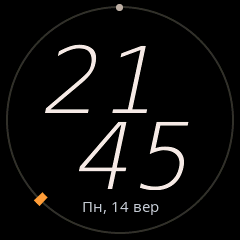
#> input picture tests/e2e/snapshots/al_01_alarm_enabled_0730.png, 240 x 240 px
$ python trace_mask.py ../../tests/e2e/snapshots/al_01_alarm_enabled_0730.png out.png
#> lines starting #> are read from the running program, lines starting #| are printed output that depends on the picture; after the words box and inside, x2 and y2 are one past the last pixel; in counts of white or black regions, pixels touching at a corner belong together
#!/usr/bin/env python3
"""Витягти силует зі знімка екрана й перетворити на SVG.

Знімок — кольорова фігура на строкатому тлі (текст, картки повідомлень). Тло
неоднорідне, тож поріг по яскравості не годиться: беремо піксель, що
достатньо насичений і близький до кольору самої фігури, лишаємо найбільшу
зв'язну область і затягуємо в ній дірки — інакше тонкі внутрішні лінії
розрізають знак на смуги.

Контур обводиться marching squares зі scikit-image і спрощується
Рамером–Дугласом–Пекером: на 40 px від тисячі точок однаково лишиться
десяток, а дрібні сходинки лише роздувають файл.

    .venv/bin/python tools/images/trace_mask.py esphome/images/src/каб.png \
        esphome/images/threat_kab.svg
    .venv/bin/python tools/images/trace_mask.py esphome/images/src/балістика.png \
        esphome/images/threat_ballistic.svg --rotate 45

Знімки-джерела лежать у esphome/images/src/ і не комітяться: це чужа графіка.
Обведені SVG — комітяться.
"""
import argparse

import numpy as np
from PIL import Image
from skimage import measure, morphology
from scipy import ndimage


def figure_mask(im: Image.Image) -> np.ndarray:
    a = np.asarray(im.convert("RGB")).astype(np.int16)
    sat = a.max(2) - a.min(2)
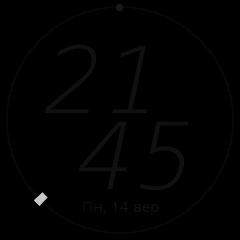
#> sat: shape (240, 240) int16; min 0, max 198, mean 1.3
    cand = sat > 40
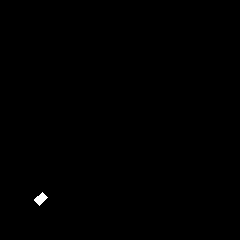
#> cand: shape (240, 240) bool; 0.17% white; 1 white region, box (x1, y1, x2, y2) and area: (34, 192, 48, 206) 98
    if cand.sum() < 50:
        cand = sat > 20
    ref = np.median(a[cand], axis=0)
#> ref = [255, 157, 57]
    m = (np.abs(a - ref).sum(2) < 140) & (sat > 20)
#> m: shape (240, 240) bool; 0.15% white; 1 white region, box (x1, y1, x2, y2) and area: (34, 193, 47, 206) 86

    # найбільша зв'язна область — це знак; решта то текст і рамки навколо
    lab, n = ndimage.label(m)
#> n = 1
    if n:
        m = lab == (np.bincount(lab.ravel())[1:].argmax() + 1)
    # зімкнути розриви й залити внутрішні дірки: у вихідних знаках є тонкі
    # світлі лінії, через які силует розпадався на горизонтальні смуги
    m = morphology.closing(m, morphology.disk(2))
    return ndimage.binary_fill_holes(m)


def to_path(m: np.ndarray, grid: int = 100, pad: float = 4.0, eps: float = 0.8) -> str:
#> called with grid = 100, pad = 4, eps = 0.8
    ys, xs = np.nonzero(m)
#> ys = 86 values from 193 to 205; xs = 86 values, max 46 at index 29, min 34 at index 50, mean 40.1
    crop = m[ys.min(): ys.max() + 1, xs.min(): xs.max() + 1]
    h, w = crop.shape
#> h = 13; w = 13
    scale = (grid - 2 * pad) / max(h, w)
#> scale = 7.08
    ox = (grid - w * scale) / 2
#> ox = 4
    oy = (grid - h * scale) / 2
#> oy = 4

    parts = []
    for c in measure.find_contours(np.pad(crop, 1).astype(float), 0.5):
        c = measure.approximate_polygon(c, tolerance=eps / scale)
        if len(c) < 3:
            continue
        pts = [f"{(x - 1) * scale + ox:.1f} {(y - 1) * scale + oy:.1f}" for y, x in c]
        parts.append("M" + " L".join(pts) + " Z")
#> this loop made 1 pass
#> after the loop, parts = 1 item
    return " ".join(parts)


def main() -> None:
    ap = argparse.ArgumentParser()
    ap.add_argument("src")
    ap.add_argument("dst")
    ap.add_argument("--rotate", type=float, default=0.0,
                    help="повернути знак на N градусів проти годинникової")
    ap.add_argument("--eps", type=float, default=0.8,
                    help="спрощення контуру в одиницях viewBox")
    args = ap.parse_args()

    m = figure_mask(Image.open(args.src))
    if args.rotate:
        # Довгі вузькі знаки, вписані по висоті, лишають собі кілька пікселів
        # упоперек, і конус неминуче йде сходинками. Поворот дає тій самій
        # формі більше пікселів на ширину — так у вихідному паку намальована
        # крилата, і з тієї ж причини.
        m = np.asarray(
            Image.fromarray((m * 255).astype(np.uint8))
            .rotate(args.rotate, resample=Image.BICUBIC, expand=True)
        ) > 127
    d = to_path(m, eps=args.eps)
    open(args.dst, "w", encoding="utf-8").write(
        '<svg xmlns="http://www.w3.org/2000/svg" viewBox="0 0 100 100" '
        'width="100" height="100">\n  <path d="' + d + '" fill="#000000"/>\n</svg>\n'
    )
    print(f"{args.dst}: {m.sum()} px фігури, {d.count('M')} контур(и), {len(d)} Б шляху")
#| out.png: 86 px фігури, 1 контур(и), 86 Б шляху


if __name__ == "__main__":
    main()
